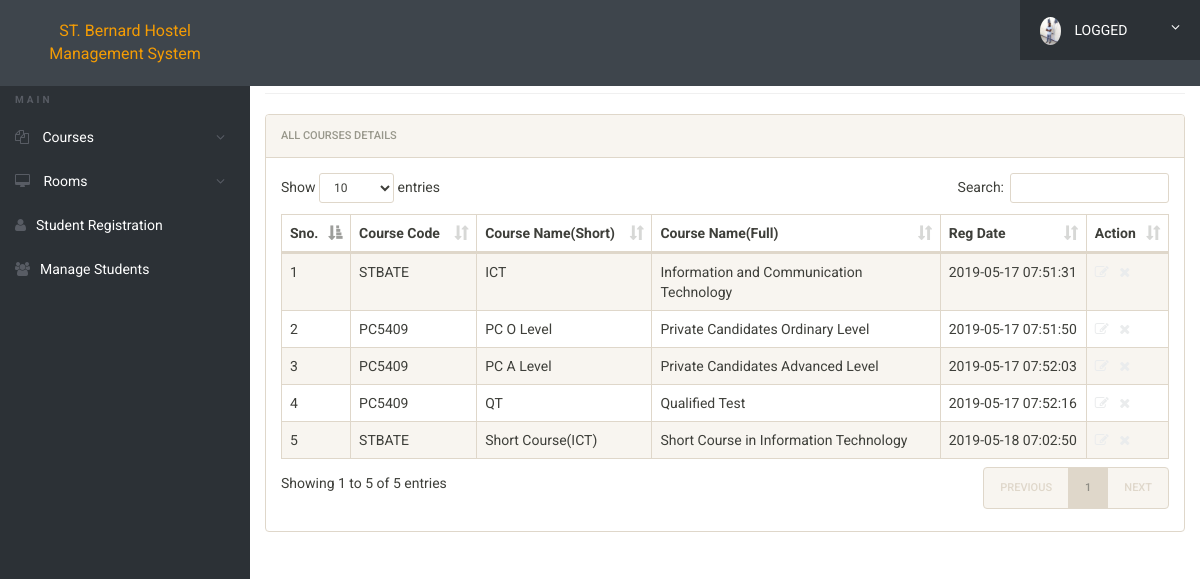
Screenshot of /admin/manage-courses.php (signed in) with the database file from the repository.
### tables this page shows
CREATE TABLE IF NOT EXISTS `courses` (
  `id` int(11) NOT NULL AUTO_INCREMENT,
  `course_code` varchar(255) NOT NULL,
  `course_sn` varchar(255) NOT NULL,
  `course_fn` varchar(255) NOT NULL,
  `posting_date` timestamp NOT NULL DEFAULT CURRENT_TIMESTAMP,
  PRIMARY KEY (`id`)
);

### admin/manage-courses.php (the view, shortened to what this page needs)
<?php
include('includes/config.php');
?>
<!doctype html>
<html lang="en" class="no-js">
<head>
	<link rel="stylesheet" href="css/font-awesome.min.css">
	<link rel="stylesheet" href="css/bootstrap.min.css">
	<link rel="stylesheet" href="css/dataTables.bootstrap.min.css">
	<link rel="stylesheet" href="css/bootstrap-social.css">
	<link rel="stylesheet" href="css/bootstrap-select.css">
	<link rel="stylesheet" href="css/fileinput.min.css">
	<link rel="stylesheet" href="css/awesome-bootstrap-checkbox.css">
	<link rel="stylesheet" href="css/style.css">
</head>
<body>
	<?php include('includes/header.php');?>
	<div class="ts-main-content">
			<?php include('includes/sidebar.php');?>
		<div class="content-wrapper">
			<div class="container-fluid">
				<div class="row">
					<div class="col-md-12">
						<h2 class="page-title">Manage Course</h2>
						<div class="panel panel-default">
							<div class="panel-heading">All Courses Details</div>
							<div class="panel-body">
								<table id="zctb" class="display table table-striped table-bordered table-hover" cellspacing="0" width="100%">
									<thead>
										<tr>
											<th>Sno.</th>
											<th>Course Code</th>
											<th>Course Name(Short)</th>
											<th>Course Name(Full)</th>
											<th>Reg Date </th>
											<th>Action</th>
										</tr>
									</thead>
									<tbody>
<?php
$ret="select * from courses";
$stmt= $mysqli->prepare($ret) ;
$stmt->execute() ;
$res=$stmt->get_result();
$cnt=1;
while($row=$res->fetch_object())
	  {
	  	?>
<tr><td><?php echo $cnt;;?></td>
<td><?php echo $row->course_code;?></td>
<td><?php echo $row->course_sn;?></td>
<td><?php echo $row->course_fn;?></td>
<td><?php echo $row->posting_date;?></td>
<td><a href="edit-course.php?id=<?php echo $row->id;?>"><i class="fa fa-edit"></i></a>&nbsp;&nbsp;
<a href="manage-courses.php?del=<?php echo $row->id;?>" onclick="return confirm("Do you want to delete");"><i class="fa fa-close"></i></a></td>
										</tr>
									<?php
$cnt=$cnt+1;
									 } ?>
									</tbody>
								</table>
							</div>
						</div>
					</div>
				</div>
			</div>
		</div>
	</div>
</body>
</html>

### admin/includes/header.php (shortened to what this page needs)
<div class="brand clearfix">
	<center>
		<a href="#" class="logo" style="font-size:16px;">ST. Bernard Hostel Management System</a></center>
		<ul class="ts-profile-nav">
			<li class="ts-account">
				<a href="#"><img src="img/ts-avatar.jpg" class="ts-avatar hidden-side" alt=""> LOGGED <i class="fa fa-angle-down hidden-side"></i></a>
			</li>
		</ul>
	</div>

### admin/includes/sidebar.php (shortened to what this page needs)
<nav class="ts-sidebar">
			<ul class="ts-sidebar-menu">
				<p>
				<li class="ts-label">Main</li>
					<li><a href="#"><i class="fa fa-files-o"></i> Courses</a>
				</li>
					<li><a href="#"><i class="fa fa-desktop"></i> Rooms</a>
				</li>
				<li><a href="registration.php"><i class="fa fa-user"></i>Student Registration</a></li>
				<li><a href="manage-students.php"><i class="fa fa-users"></i>Manage Students</a></li>
		</nav>

### admin/css/style.css (style rules this page uses)
html { font-size: 14px; }
@media only screen and (min-width: 480px) { html { font-size: 17px; } }
@media only screen and (min-width: 768px) { html { font-size: 14px; } }
@media only screen and (min-width: 1024px) { p { font-size: 1em; margin-bottom: 1.8em; } }
body { font-size: 1em; }
a { color: #eaeced; }
.panel { overflow: hidden; }
ul, li { margin: 0; padding: 0; list-style: none; }
.page-title { padding-bottom: 15px; margin-bottom: 20px; border-bottom: 1px solid #f0f0f0; }
.brand { background: #3e454c; position: relative; z-index: 3; position: fixed; width: 100%; top: 0; }
.brand .logo { box-sizing: border-box; padding: 20px; float: left; display: block; width: 200px; }
@media only screen and (min-width: 992px) { .brand .logo { width: 250px; } }
.brand .ts-profile-nav { float: right; display: none; }
.brand .ts-profile-nav li { float: left; position: relative; }
.brand .ts-profile-nav li a { display: block; padding: 20px; color: #fff; }
.brand .ts-profile-nav .ts-account .fa-angle-down { float: right; }
.brand .ts-profile-nav .ts-account > a { width: 180px; background: #2c3136; }
.brand .ts-profile-nav .ts-account .ts-avatar { border-radius: 50%; height: 28px; margin: -10px 0; margin-right: 10px; }
@media only screen and (min-width: 992px) { .brand .ts-profile-nav { display: block; } }
.ts-sidebar { background: #2c3136; max-height: 0; transition: max-height 0.3s; overflow: hidden; position: fixed; z-index: 2; width: 100%; bottom: 0; top: 60px; overflow-y: auto; }
@media only screen and (min-width: 992px) { .ts-sidebar { max-height: 100%; bottom: 0; } }
.ts-sidebar-menu .ts-label { color: #585c64; font-weight: bold; padding: 8px 15px; text-transform: uppercase; font-size: 10px; letter-spacing: 3px; margin-top: 10px; }
.ts-sidebar-menu a { display: block; text-decoration: none; padding: 12px 15px; color: #fff; }
.ts-sidebar-menu li { position: relative; }
.ts-sidebar-menu li i { color: #585c64; margin-right: 10px; }
.ts-main-content .content-wrapper { padding-top: 15px; margin-top: 10px; }
@media only screen and (min-width: 992px) { .ts-main-content .ts-sidebar { width: 250px; float: left; } }
@media only screen and (min-width: 992px) { .ts-main-content .content-wrapper { margin-left: 250px; } }

### rows the page displays
courses: course_code "STBATE", course_sn "ICT", course_fn "Information and Communication Technology", posting_date "2019-05-17 07:51:31"
courses: course_code "PC5409", course_sn "PC O Level", course_fn "Private Candidates Ordinary Level", posting_date "2019-05-17 07:51:50"
courses: course_code "PC5409", course_sn "PC A Level", course_fn "Private Candidates Advanced Level", posting_date "2019-05-17 07:52:03"
courses: course_code "PC5409", course_sn "QT", course_fn "Qualified Test", posting_date "2019-05-17 07:52:16"
courses: course_code "STBATE", course_sn "Short Course(ICT)", course_fn "Short Course in Information Technology", posting_date "2019-05-18 07:02:50"
